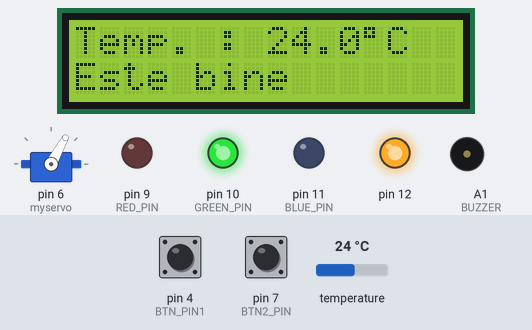
A sketch run on a simulated Arduino Uno, built with avr-gcc and run on an emulated ATmega328P. Parts: servo, 16×2 character LCD, output pins drawn as LEDs (lit = HIGH), buzzer (waves = sounding). The test bench sets the inputs (shaded band); at power-on: temperature 24 °C, pin 4 (BTN_PIN1) HIGH, pin 7 (BTN2_PIN) HIGH. The local clock reads 2024-03-15 10:24:30 at power-on unless the sketch sets it; pins used as bus, display or sensor lines are not drawn; what the sketch prints to the serial monitor is not drawn.

Above: at 1.2 s.
1.3 s: temperature set to 34.6 °C
At 3.4 s:
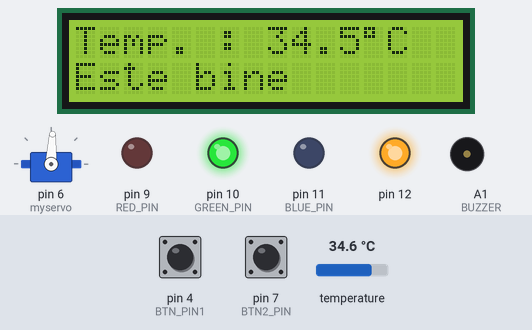
4.1 s: temperature set to 35.6 °C
At 5.8 s:
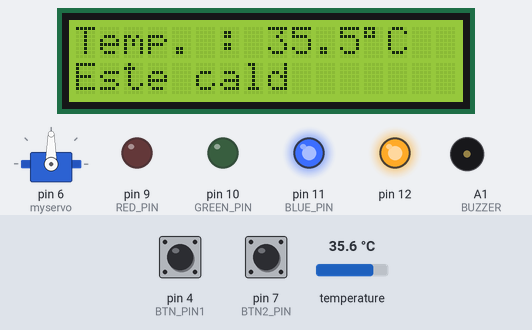
9.8 s: temperature set to 12 °C
At 13.3 s:
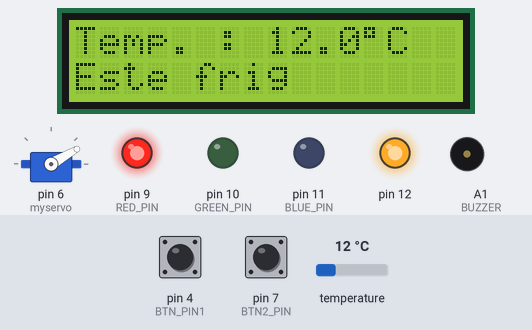
13.6 s: pin 4 (BTN_PIN1) pulled LOW for 2.2 s
At 15.0 s:
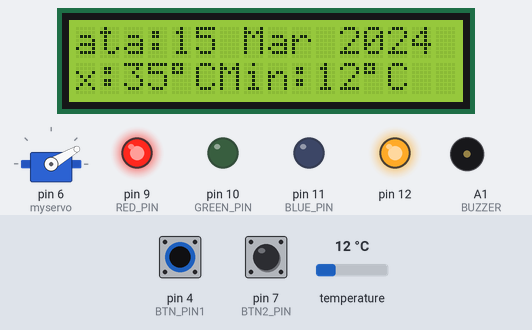
17.3 s: temperature set to 10.6 °C
At 20.5 s:
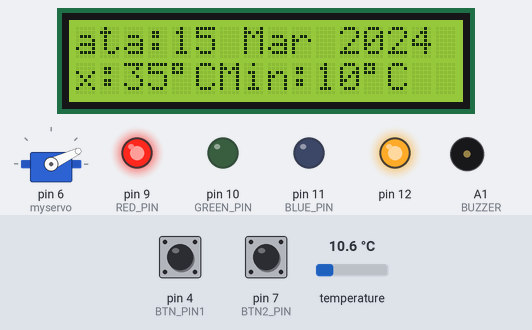
20.8 s: temperature set to 9.4 °C
At 23.7 s:
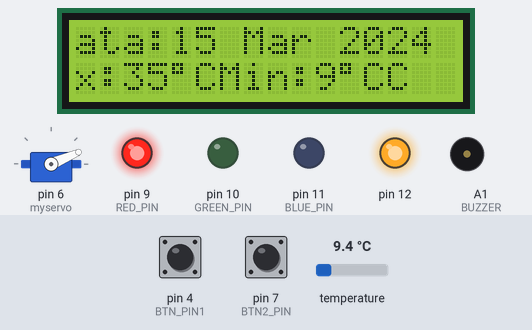
Timing chart, 0 to 25.2 s (numbered marks = the images above; inputs shaded):
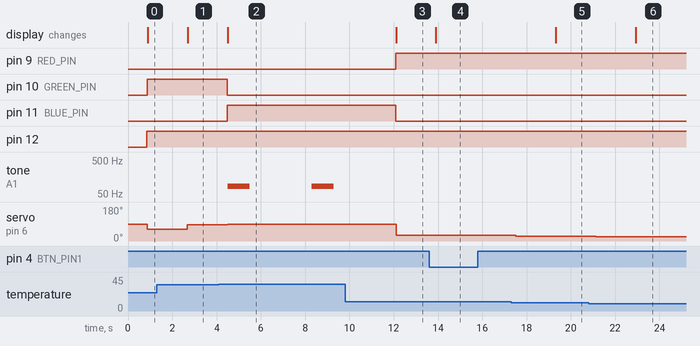

The sketch:

proiect_pm_luca_plian.ino
```cpp
#include <OneWire.h>
#include <Wire.h>
#include <DallasTemperature.h>
#include <LiquidCrystal_I2C.h>
#include <Servo.h>
#include <DS3232RTC.h>      // https://github.com/JChristensen/DS3232RTC
#include <Streaming.h>      // https://github.com/janelia-arduino/Streaming
#include <Time.h>
#include <TimeLib.h>
DS3232RTC myRTC;

float minTemperature = 200.0;
float maxTemperature = -200.0;


Servo myservo;
int occurancesElementZero = 0;
int occurancesElementZero2 = 0;

int SilentMode = 0;
int LCD_Display_Mode = 0;
LiquidCrystal_I2C lcd(0x27, 16, 2);
#define BTN_PIN1 4
#define BTN2_PIN 7

#define ONE_WIRE_BUS 8
#define RED_PIN 9
#define GREEN_PIN 10
#define BLUE_PIN 11
#define BUZZER A1
#define tonePin A1

OneWire oneWire(ONE_WIRE_BUS);
DallasTemperature sensors(&oneWire);
int DC=3;

float Celsius = 0;
float Fahrenheit = 0;


void setup() {
  pinMode(12, OUTPUT);
  pinMode(BTN_PIN1, INPUT_PULLUP);
  pinMode(BTN2_PIN, INPUT_PULLUP);

  pinMode(RED_PIN, OUTPUT);
  pinMode(GREEN_PIN, OUTPUT);
  pinMode(BLUE_PIN, OUTPUT);
  sensors.begin();

  Serial.begin(9600);
  myservo.attach(6);
  Wire.begin();
  lcd.init();
  lcd.backlight();
  pinMode(DC, OUTPUT);
  pinMode(BUZZER, OUTPUT);
  digitalWrite(DC, LOW);
  Serial << F( "\n" __FILE__ "\n" __DATE__ " " __TIME__ "\n" );
  myRTC.begin();

  setSyncProvider(myRTC.get);
  Serial << F("RTC Sync");
  if (timeStatus() != timeSet) Serial << F(" FAIL!");
  Serial << endl;

}
void setColor(int red, int green, int blue) {
  analogWrite(RED_PIN, red);
  analogWrite(GREEN_PIN, green);
  analogWrite(BLUE_PIN, blue);

}
void printI00(int val, char delim)
{
    if (val < 10) lcd << '0';
    lcd << _DEC(val);
    if (delim > 0) lcd << delim;
    return;
}

void printDate(time_t t)
{
    printI00(day(t), 0);
    lcd << " ";

    lcd << monthShortStr(month(t)) <<" "<< _DEC(year(t));
}
void loop() {

  time_t t;

  sensors.requestTemperatures();
  Celsius = sensors.getTempCByIndex(0);
  digitalWrite(12, HIGH);

  lcd.setCursor(0, 0);
  int16_t roundedCelsius = Celsius * 10;
  int pressed = digitalRead(BTN_PIN1);
  int pressed2 = digitalRead(BTN2_PIN);

  t = now();


  int old_occurances = occurancesElementZero;
  if (pressed2 == 0){
    occurancesElementZero++;
  } else{
    occurancesElementZero = 0;
  }
  if (occurancesElementZero==1 and old_occurances==0){

    if (SilentMode==0) {
    SilentMode = 1;
    } else{
       SilentMode = 0;
    }
  }

  int old_occurances2 = occurancesElementZero2;

  if (pressed == 0){
    occurancesElementZero2++;
  } else{
    occurancesElementZero2 = 0;
  }
  if (occurancesElementZero2==1 and old_occurances2==0){

    if (LCD_Display_Mode==0) {
    LCD_Display_Mode = 1;
    } else{
      LCD_Display_Mode = 0;
    }
  }


  if (LCD_Display_Mode==0){
    lcd.print("Temp. : ");
    lcd.print((float)roundedCelsius/10, 1);
    lcd.print((char)223);
    lcd.print("C");
    lcd.print("         ");
    lcd.setCursor(0, 1);
  } else{
    lcd.setCursor(-2, 0);
    lcd.print("Data:");
    printDate(t);
    lcd.print("     ");
    lcd.setCursor(-2, 1);
    lcd.print("Max:");
    lcd.print(int(maxTemperature));
    lcd.print((char)223);
    lcd.print("C");
    lcd.print("Min:");
    lcd.print(int(minTemperature));
    lcd.print((char)223);
    lcd.print("C");


  }

  if (hour(t) == 0 and minute(t) == 0){
    minTemperature = 200;
    maxTemperature = -200;
  }


  if (minTemperature > (float)roundedCelsius/10 ){
    minTemperature = (float)roundedCelsius/10;
  }

  if (maxTemperature < (float)roundedCelsius/10 ){
    maxTemperature = (float)roundedCelsius/10;
  }


  if ((float)roundedCelsius/10 < 0.0){
    myservo.write(0);
  } else if ((float)roundedCelsius/10 >= 60.0){
    myservo.write(180);
  } else{
    myservo.write((float)(roundedCelsius/10)*(18.0/7.0));
  }


  if (roundedCelsius/10 < 15.0){
    if (LCD_Display_Mode==0) {
      lcd.print("Este frig");
      setColor(255, 0, 0);
      lcd.print("         ");
      digitalWrite(DC, LOW);
    }


  } else if (roundedCelsius/10 < 35.0){
    if (LCD_Display_Mode==0) {
      lcd.print("Este bine");
      setColor(0, 255, 0);
      lcd.print("         ");
      digitalWrite(DC, LOW);
    }


  } else{
    if (LCD_Display_Mode==0) {
      lcd.print("Este cald");
      setColor(0, 0, 255);
      lcd.print("         ");
      digitalWrite(DC, HIGH);

    }
    if (!SilentMode){
    tone(BUZZER, 85);
    delay(1000);
    noTone(BUZZER);
    delay(1000);
    }
    digitalWrite(DC, HIGH);

  }

  delay(1000);

}
```

Measured:
- the behaviour switches between 34.9 and 35 °C on temperature (found by bisection; images 1 and 2)
- the behaviour switches between 10 and 9.9 °C on temperature (found by bisection; images 5 and 6)
- after the input at 1.3 s, servo on pin 6 (myservo): 61° → 87° after 1.4 s; the display: changes after 1.4 s (image 1)
- after the input at 4.1 s, pin 10 (GREEN_PIN): HIGH → LOW after 0.39 s; pin 11 (BLUE_PIN): LOW → HIGH after 0.39 s; tone on A1 (BUZZER): alternates 85 Hz for 1.0 s and silent for 2.8 s, starting after 0.40 s; servo on pin 6 (myservo): 87° → 90° after 0.40 s; the display: changes after 0.40 s (image 2)
- after the input at 9.8 s, pin 9 (RED_PIN): LOW → HIGH after 2.3 s; pin 11 (BLUE_PIN): HIGH → LOW after 2.3 s; tone on A1 (BUZZER): stays silent (without the input it goes to 85 Hz after 2.3 s); servo on pin 6 (myservo): 90° → 30° after 2.3 s; the display: changes after 2.3 s (image 3)
- after the input at 13.6 s, the display: changes after 0.31 s (image 4)
- after the input at 17.3 s, servo on pin 6 (myservo): 30° → 25° after 0.22 s; the display: changes after 2.0 s (image 5)
- after the input at 20.8 s, servo on pin 6 (myservo): 25° → 23° after 0.32 s; the display: changes after 2.1 s (image 6)
